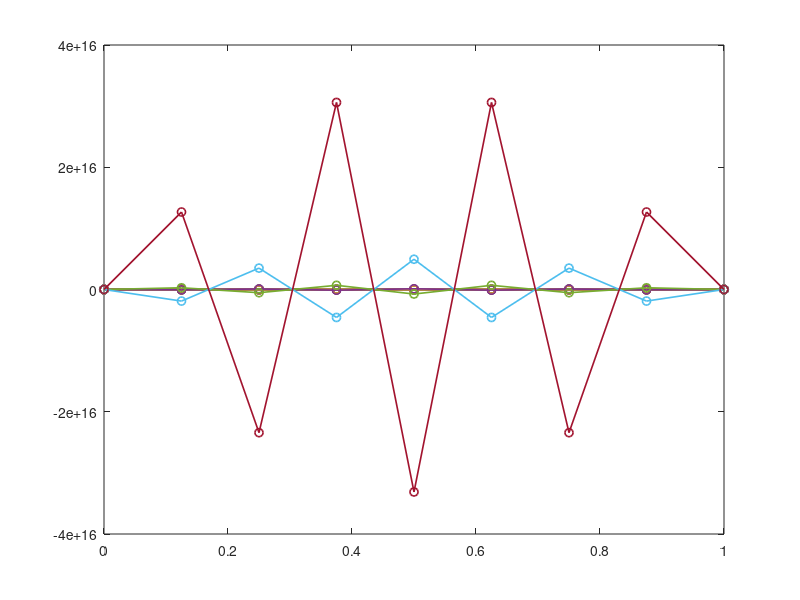

Write the MATLAB code that produced this figure.
clear all; clc; 
inicial = 30;
left = 20; 
right = 100; 
xfinal = 1; 
xinicial = 0; 
tinicial= 0; 
tfinal = .5;  
ni = 7; 
ht=.005;
hx = (xfinal - xinicial) / (ni+1);
alpha2=2;
gamma = (alpha2*ht)/(hx^2); 
r = (2*ht)/(hx^2);
printf('r=%d\n',r);

iteraciones= tfinal/ht;
resultados = ones(ni,iteraciones+1); 
matriz = sparse(ni,ni);
d1=ones(ni,1)*(gamma);
d0=ones(ni,1)*(1-2*gamma);
B=[d1 d0 d1]; 
matriz=spdiags(B,-1:1,ni,ni); 
resultados(:,1)=inicial*resultados(:,1);

x=[0:1:ni+1]'*hx;
plot(x,[left; resultados(:,1); right], '-o','linewidth',1.2);
hold on;
for i=(2:iteraciones+1)
  resultados(:,i)=matriz * resultados(:,i-1);
  resultados(1,i)=resultados(1,i)+left*gamma;
  resultados(end,i)=resultados(end,i)+right*gamma;
  if mod(i,5)==0
    plot(x,[left; resultados(:,i); right], '-o','linewidth',1.2)
    hold on;
  endif
endfor
hold off;